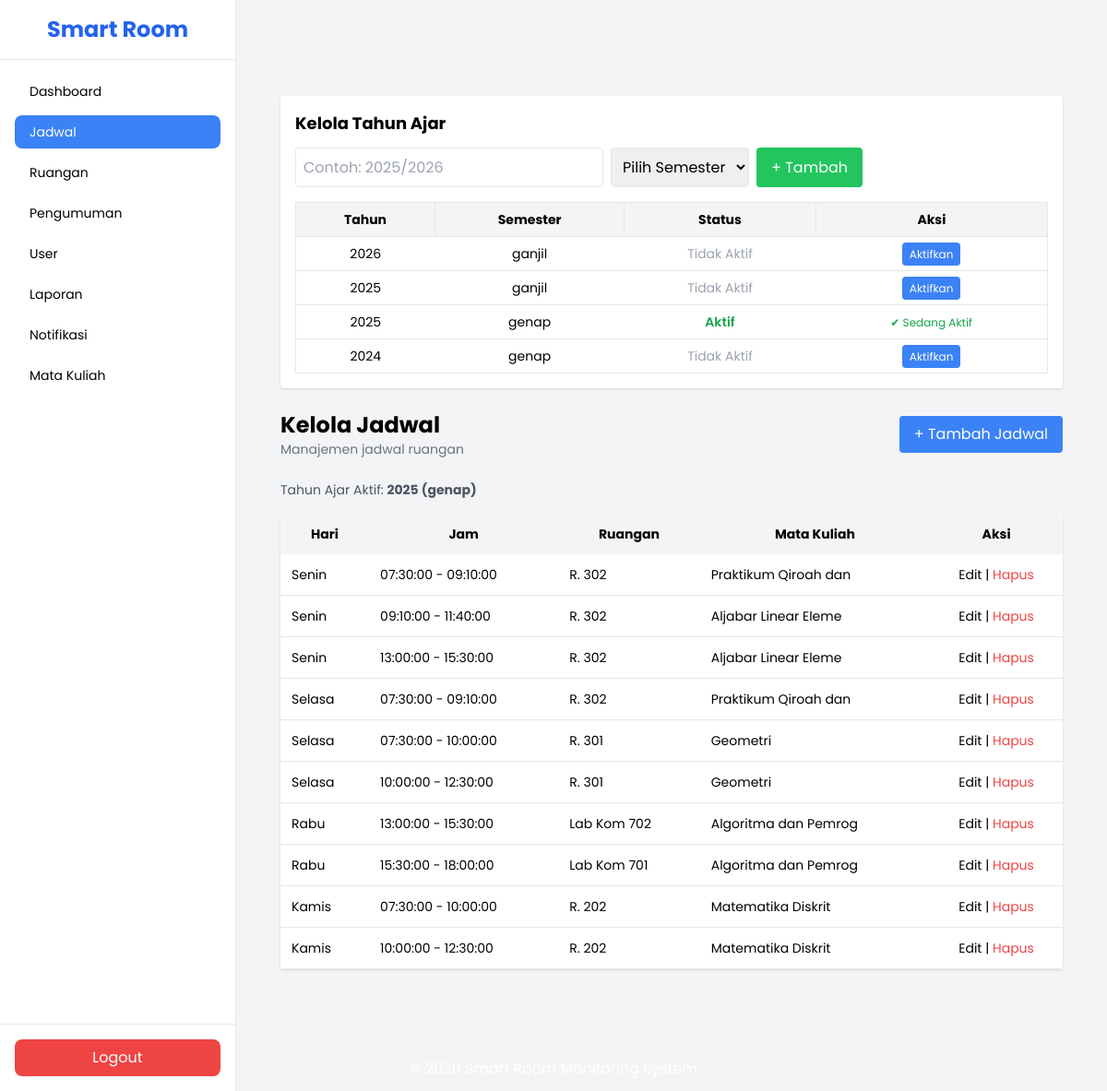
Page /index.php?menu=kelola_jadwal (signed in) on the committed database.
### tables this page shows
CREATE TABLE `tahun_ajaran` (
  `id_tahun_ajar` int(11) NOT NULL,
  `tahun` varchar(10) DEFAULT NULL,
  `semester` enum('ganjil','genap') DEFAULT NULL,
  `aktif` tinyint(1) DEFAULT 0
);

CREATE TABLE `jadwal` (
  `id_jadwal` int(11) NOT NULL,
  `id_mk_prodi` int(11) DEFAULT NULL,
  `id_dosen` int(11) DEFAULT NULL,
  `id_ruangan` int(11) DEFAULT NULL,
  `id_kelas` int(11) DEFAULT NULL,
  `id_tahun_ajar` int(11) DEFAULT NULL,
  `hari` varchar(20) DEFAULT NULL,
  `jam_mulai` time DEFAULT NULL,
  `jam_selesai` time DEFAULT NULL
);

CREATE TABLE `ruangan` (
  `id_ruangan` int(11) NOT NULL,
  `id_gedung` int(11) DEFAULT NULL,
  `nama_ruangan` varchar(50) DEFAULT NULL,
  `kapasitas` int(11) DEFAULT NULL,
  `lantai` int(11) NOT NULL DEFAULT 1
);

CREATE TABLE `mata_kuliah` (
  `id_mk` int(11) NOT NULL,
  `kode_mk` varchar(20) DEFAULT NULL,
  `nama_mk` varchar(20) DEFAULT NULL,
  `sks` int(11) DEFAULT NULL
);

### admin/kelola_jadwal.php (the view, shortened to what this page needs)
<?php
include __DIR__ . '/../config/koneksi.php';
$tahun_list = mysqli_query($conn,"
    SELECT * FROM tahun_ajaran ORDER BY id_tahun_ajar DESC
");
$tahun_aktif = mysqli_fetch_assoc(mysqli_query($conn,"
    SELECT * FROM tahun_ajaran WHERE aktif=1
"));
$id_tahun_aktif = $tahun_aktif['id_tahun_ajar'] ?? 0;
$limit = 10;
$page = isset($_GET['page']) ? (int)$_GET['page'] : 1;
$offset = ($page - 1) * $limit;
$where = "WHERE j.id_tahun_ajar='$id_tahun_aktif'";
$data = mysqli_query($conn, "
SELECT
    j.*,
    r.nama_ruangan,
    mk.nama_mk
FROM jadwal j
JOIN ruangan r ON j.id_ruangan = r.id_ruangan
JOIN mk_prodi mp ON j.id_mk_prodi = mp.id_mk_prodi
JOIN mata_kuliah mk ON mp.id_mk = mk.id_mk
$where
ORDER BY
FIELD(j.hari,'Senin','Selasa','Rabu','Kamis','Jumat','Sabtu','Minggu'),
j.jam_mulai ASC
LIMIT $limit OFFSET $offset
");
?>
<div class="p-6">
<div class="bg-white p-4 rounded shadow mb-6">
<h3 class="font-bold text-lg mb-3">Kelola Tahun Ajar</h3>
<form method="POST" class="mb-4 flex gap-2 flex-wrap">
<input type="text" name="tahun"
placeholder="Contoh: 2025/2026"
class="border p-2 rounded" required>
<select name="semester" class="border p-2 rounded" required>
<option value="">Pilih Semester</option>
</select>
<button name="tambah_tahun"
class="bg-green-500 text-white px-4 py-2 rounded">
+ Tambah
</button>
</form>
<table class="w-full text-sm border">
<thead class="bg-gray-100">
<tr>
<th class="p-2 border">Tahun</th>
<th class="p-2 border">Semester</th>
<th class="p-2 border">Status</th>
<th class="p-2 border text-center">Aksi</th>
</tr>
</thead>
<tbody>
<?php while($t = mysqli_fetch_assoc($tahun_list)){ ?>
<tr class="text-center border-b">
<td class="p-2"><?= $t['tahun'] ?></td>
<td class="p-2"><?= $t['semester'] ?></td>
<td class="p-2">
<?= $t['aktif']
? '<span class="text-green-600 font-semibold">Aktif</span>'
: '<span class="text-gray-400">Tidak Aktif</span>' ?>
</td>
<td class="p-2">
<?php if(!$t['aktif']){ ?>
<a href="?menu=kelola_jadwal&aktifkan_tahun=<?= $t['id_tahun_ajar'] ?>"
class="bg-blue-500 text-white px-2 py-1 rounded text-xs">
Aktifkan
</a>
<?php } else { ?>
<span class="text-green-600 text-xs">✔ Sedang Aktif</span>
<?php } ?>
</td>
</tr>
<?php } ?>
</tbody>
</table>
</div>
<div class="flex justify-between items-center mb-6">
<div>
<h2 class="text-2xl font-bold">Kelola Jadwal</h2>
<p class="text-sm text-gray-500">Manajemen jadwal ruangan</p>
</div>
<a href="index.php?menu=tambah_jadwal"
class="bg-blue-500 text-white px-4 py-2 rounded">
+ Tambah Jadwal
</a>
</div>
<div class="mb-4 text-sm text-gray-600">
Tahun Ajar Aktif:
<b><?= $tahun_aktif['tahun'] ?> (<?= $tahun_aktif['semester'] ?>)</b>
</div>
<div class="bg-white rounded shadow overflow-hidden">
<table class="w-full text-sm">
<thead class="bg-gray-100">
<tr>
<th class="p-3">Hari</th>
<th class="p-3">Jam</th>
<th class="p-3">Ruangan</th>
<th class="p-3">Mata Kuliah</th>
<th class="p-3 text-center">Aksi</th>
</tr>
</thead>
<tbody>
<?php if(mysqli_num_rows($data) > 0){ ?>
<?php while($row = mysqli_fetch_assoc($data)) { ?>
<tr class="border-b">
<td class="p-3"><?= $row['hari'] ?></td>
<td class="p-3"><?= $row['jam_mulai'] ?> - <?= $row['jam_selesai'] ?></td>
<td class="p-3"><?= $row['nama_ruangan'] ?></td>
<td class="p-3"><?= $row['nama_mk'] ?></td>
<td class="p-3 text-center">
<a href="index.php?menu=edit_jadwal&id=<?= $row['id_jadwal'] ?>">Edit</a> |
<a href="index.php?menu=hapus_jadwal&id=<?= $row['id_jadwal'] ?>"
onclick="return confirm('Yakin hapus?')"
class="text-red-500">Hapus</a>
</td>
</tr>
<?php } ?>
<?php } ?>
</tbody>
</table>
</div>
</div>

### index.php (style rules this page uses)
body { font-family:'Poppins',sans-serif; }

### rows in the picture
tahun_ajaran: tahun "2026", semester "ganjil", aktif "Tidak Aktif"
tahun_ajaran: tahun "2025", semester "ganjil", aktif "Tidak Aktif"
tahun_ajaran: tahun "2025", semester "genap", aktif "Aktif"
tahun_ajaran: tahun "2024", semester "genap", aktif "Tidak Aktif"
jadwal: hari "Senin", jam_mulai "07:30:00", jam_selesai "09:10:00", id_ruangan.nama_ruangan "R. 302", mata_kuliah.nama_mk "Praktikum Qiroah dan"
jadwal: hari "Senin", jam_mulai "09:10:00", jam_selesai "11:40:00", id_ruangan.nama_ruangan "R. 302", mata_kuliah.nama_mk "Aljabar Linear Eleme"
jadwal: hari "Senin", jam_mulai "13:00:00", jam_selesai "15:30:00", id_ruangan.nama_ruangan "R. 302", mata_kuliah.nama_mk "Aljabar Linear Eleme"
jadwal: hari "Selasa", jam_mulai "07:30:00", jam_selesai "09:10:00", id_ruangan.nama_ruangan "R. 302", mata_kuliah.nama_mk "Praktikum Qiroah dan"
jadwal: hari "Selasa", jam_mulai "07:30:00", jam_selesai "10:00:00", id_ruangan.nama_ruangan "R. 301", mata_kuliah.nama_mk "Geometri"
jadwal: hari "Selasa", jam_mulai "10:00:00", jam_selesai "12:30:00", id_ruangan.nama_ruangan "R. 301", mata_kuliah.nama_mk "Geometri"
jadwal: hari "Rabu", jam_mulai "13:00:00", jam_selesai "15:30:00", id_ruangan.nama_ruangan "Lab Kom 702", mata_kuliah.nama_mk "Algoritma dan Pemrog"
jadwal: hari "Rabu", jam_mulai "15:30:00", jam_selesai "18:00:00", id_ruangan.nama_ruangan "Lab Kom 701", mata_kuliah.nama_mk "Algoritma dan Pemrog"
jadwal: hari "Kamis", jam_mulai "07:30:00", jam_selesai "10:00:00", id_ruangan.nama_ruangan "R. 202", mata_kuliah.nama_mk "Matematika Diskrit"
jadwal: hari "Kamis", jam_mulai "10:00:00", jam_selesai "12:30:00", id_ruangan.nama_ruangan "R. 202", mata_kuliah.nama_mk "Matematika Diskrit"
